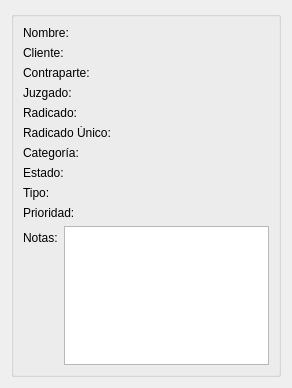
<?xml version="1.0" encoding="UTF-8"?>
<ui version="4.0">
 <class>VerPlantilla</class>
 <widget class="QWidget" name="VerPlantilla">
  <property name="geometry">
   <rect>
    <x>0</x>
    <y>0</y>
    <width>292</width>
    <height>388</height>
   </rect>
  </property>
  <property name="sizePolicy">
   <sizepolicy hsizetype="Preferred" vsizetype="Expanding">
    <horstretch>0</horstretch>
    <verstretch>0</verstretch>
   </sizepolicy>
  </property>
  <property name="windowTitle">
   <string>Ver Plantilla</string>
  </property>
  <layout class="QGridLayout" name="gridLayout">
   <item row="0" column="0">
    <widget class="QGroupBox" name="groupBox">
     <property name="title">
      <string/>
     </property>
     <layout class="QGridLayout" name="gridLayout_2">
      <item row="0" column="0">
       <layout class="QFormLayout" name="formLayout">
        <property name="fieldGrowthPolicy">
         <enum>QFormLayout::AllNonFixedFieldsGrow</enum>
        </property>
        <property name="rightMargin">
         <number>10</number>
        </property>
        <item row="0" column="0">
         <widget class="QLabel" name="lbl0">
          <property name="text">
           <string>Nombre:</string>
          </property>
         </widget>
        </item>
        <item row="0" column="1">
         <widget class="QLabel" name="lblNombre">
          <property name="toolTip">
           <string>Nombre descriptivo para la plantilla</string>
          </property>
          <property name="statusTip">
           <string>Nombre descriptivo para la plantilla</string>
          </property>
          <property name="text">
           <string/>
          </property>
         </widget>
        </item>
        <item row="1" column="0">
         <widget class="QLabel" name="lbl1">
          <property name="sizePolicy">
           <sizepolicy hsizetype="Fixed" vsizetype="Preferred">
            <horstretch>0</horstretch>
            <verstretch>0</verstretch>
           </sizepolicy>
          </property>
          <property name="text">
           <string>Cliente:</string>
          </property>
         </widget>
        </item>
        <item row="1" column="1">
         <widget class="QLabel" name="lblDemandante">
          <property name="toolTip">
           <string>El nombre del cliente</string>
          </property>
          <property name="statusTip">
           <string>El nombre del cliente</string>
          </property>
          <property name="text">
           <string/>
          </property>
         </widget>
        </item>
        <item row="2" column="0">
         <widget class="QLabel" name="lbl2">
          <property name="sizePolicy">
           <sizepolicy hsizetype="Fixed" vsizetype="Preferred">
            <horstretch>0</horstretch>
            <verstretch>0</verstretch>
           </sizepolicy>
          </property>
          <property name="text">
           <string>Contraparte:</string>
          </property>
         </widget>
        </item>
        <item row="2" column="1">
         <widget class="QLabel" name="lblDemandado">
          <property name="toolTip">
           <string>El nombre de la contraparte</string>
          </property>
          <property name="statusTip">
           <string>El nombre de la contraparte</string>
          </property>
          <property name="text">
           <string/>
          </property>
         </widget>
        </item>
        <item row="3" column="0">
         <widget class="QLabel" name="lbl4">
          <property name="sizePolicy">
           <sizepolicy hsizetype="Fixed" vsizetype="Preferred">
            <horstretch>0</horstretch>
            <verstretch>0</verstretch>
           </sizepolicy>
          </property>
          <property name="text">
           <string>Juzgado:</string>
          </property>
         </widget>
        </item>
        <item row="3" column="1">
         <widget class="QLabel" name="lblJuzgado">
          <property name="toolTip">
           <string>El nombre del juzgado del proceso</string>
          </property>
          <property name="statusTip">
           <string>El nombre del juzgado del proceso</string>
          </property>
          <property name="text">
           <string/>
          </property>
         </widget>
        </item>
        <item row="4" column="0">
         <widget class="QLabel" name="lbl5">
          <property name="sizePolicy">
           <sizepolicy hsizetype="Fixed" vsizetype="Preferred">
            <horstretch>0</horstretch>
            <verstretch>0</verstretch>
           </sizepolicy>
          </property>
          <property name="text">
           <string>Radicado:</string>
          </property>
         </widget>
        </item>
        <item row="4" column="1">
         <widget class="QLabel" name="lblRadicado">
          <property name="toolTip">
           <string>El radicado del proceso</string>
          </property>
          <property name="statusTip">
           <string>El radicado del proceso</string>
          </property>
          <property name="text">
           <string/>
          </property>
         </widget>
        </item>
        <item row="5" column="0">
         <widget class="QLabel" name="lbl6">
          <property name="sizePolicy">
           <sizepolicy hsizetype="Fixed" vsizetype="Preferred">
            <horstretch>0</horstretch>
            <verstretch>0</verstretch>
           </sizepolicy>
          </property>
          <property name="text">
           <string>Radicado Único:</string>
          </property>
         </widget>
        </item>
        <item row="5" column="1">
         <widget class="QLabel" name="lblRadicadoUnico">
          <property name="toolTip">
           <string>El radicado único del proceso</string>
          </property>
          <property name="statusTip">
           <string>El radicado único del proceso</string>
          </property>
          <property name="text">
           <string/>
          </property>
         </widget>
        </item>
        <item row="6" column="0">
         <widget class="QLabel" name="lbl7">
          <property name="text">
           <string>Categoría:</string>
          </property>
         </widget>
        </item>
        <item row="6" column="1">
         <widget class="QLabel" name="lblCategoria">
          <property name="toolTip">
           <string>La categoría donde está el proceso</string>
          </property>
          <property name="statusTip">
           <string>La categoría donde está el proceso</string>
          </property>
          <property name="text">
           <string/>
          </property>
         </widget>
        </item>
        <item row="7" column="0">
         <widget class="QLabel" name="lbl8">
          <property name="text">
           <string>Estado:</string>
          </property>
         </widget>
        </item>
        <item row="7" column="1">
         <widget class="QLabel" name="lblEstado">
          <property name="toolTip">
           <string>El estado del proceso</string>
          </property>
          <property name="statusTip">
           <string>El estado del proceso</string>
          </property>
          <property name="text">
           <string/>
          </property>
         </widget>
        </item>
        <item row="8" column="0">
         <widget class="QLabel" name="lbl9">
          <property name="text">
           <string>Tipo:</string>
          </property>
         </widget>
        </item>
        <item row="8" column="1">
         <widget class="QLabel" name="lblTipo">
          <property name="toolTip">
           <string>El tipo de proceso</string>
          </property>
          <property name="statusTip">
           <string>El tipo de proceso</string>
          </property>
          <property name="text">
           <string/>
          </property>
         </widget>
        </item>
        <item row="9" column="0">
         <widget class="QLabel" name="lbl11">
          <property name="text">
           <string>Prioridad:</string>
          </property>
         </widget>
        </item>
        <item row="9" column="1">
         <widget class="QLabel" name="lblPrioridad">
          <property name="toolTip">
           <string>La prioridad del proceso</string>
          </property>
          <property name="statusTip">
           <string>La prioridad del proceso</string>
          </property>
          <property name="text">
           <string/>
          </property>
         </widget>
        </item>
       </layout>
      </item>
      <item row="1" column="0">
       <layout class="QFormLayout" name="formLayout_2">
        <item row="0" column="0">
         <widget class="QLabel" name="lbl10">
          <property name="text">
           <string>Notas:</string>
          </property>
         </widget>
        </item>
        <item row="0" column="1">
         <widget class="QTextBrowser" name="lblNotas"/>
        </item>
       </layout>
      </item>
     </layout>
    </widget>
   </item>
  </layout>
 </widget>
 <resources/>
 <connections/>
</ui>
